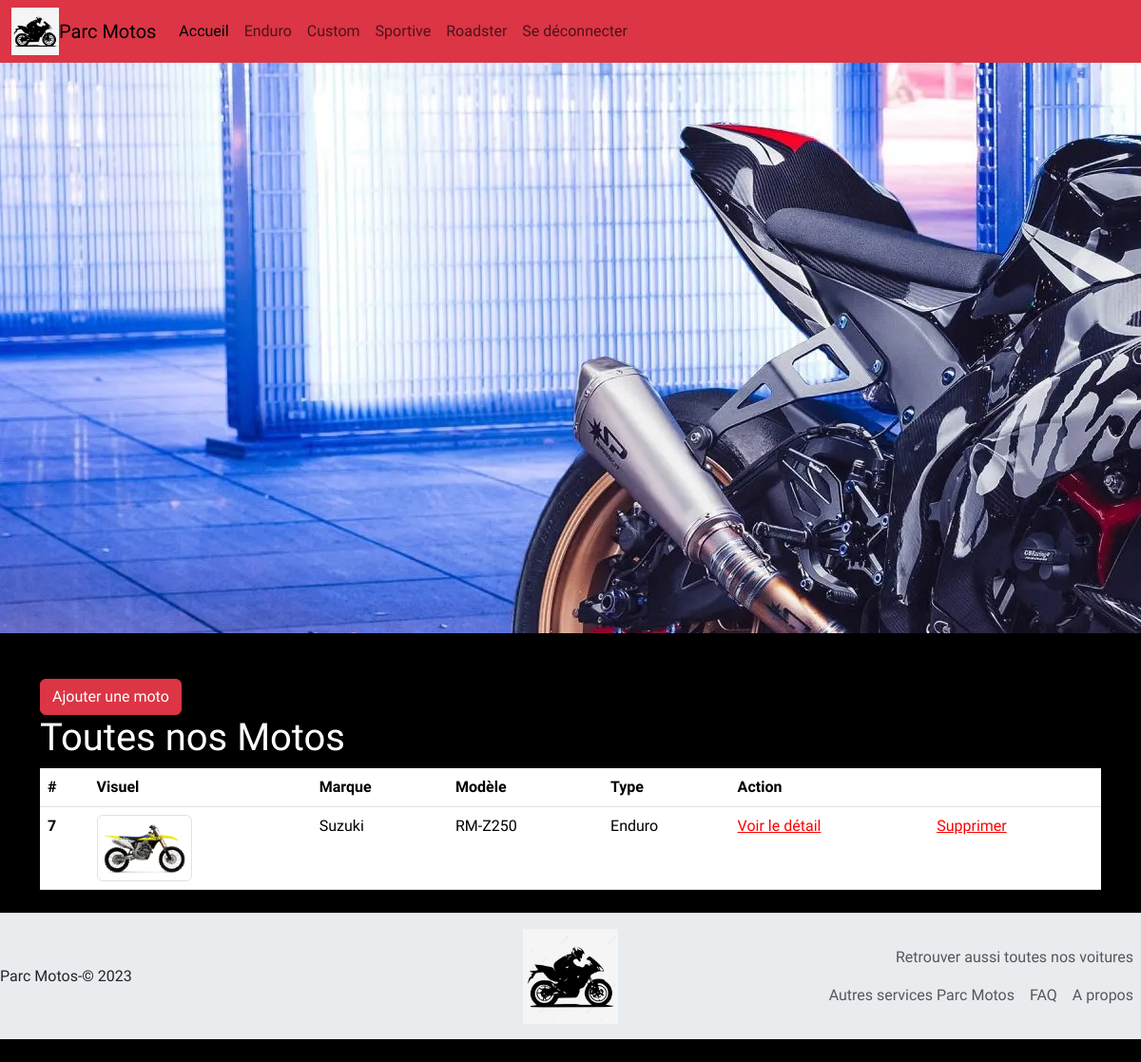
The page /parc_motos/index.php?controller=moto&action=sortBy&type=Enduro (signed in) on the database its author committed.
### tables this page shows
CREATE TABLE IF NOT EXISTS `motos` (
  `id` int NOT NULL AUTO_INCREMENT,
  `model` varchar(250) NOT NULL,
  `type` varchar(250) NOT NULL,
  `picture` varchar(255) DEFAULT NULL,
  `mark` varchar(250) NOT NULL,
  PRIMARY KEY (`id`)
);

### parc_motos/Controller/MotoController.php (called while the page is built, shortened)
<?php
class MotoController
{
    private $motoManager;
    public function __construct()
    {
        $this->motoManager = new MotoManager();
    }
    public function sortBy($type)
    {
        $allMotos = $this->motoManager->sortBy($type);
        require "View/motos/list.php";
    }
}
?>

### parc_motos/Model/Manager/DbManager.php (called while the page is built, shortened)
<?php
abstract class DbManager
{
    private $host = 'localhost';
    private $dbName = 'exam_mvc';
    private $user = 'root';
    private $password = '';
    public function __construct()
    {
        $this->bdd = new \PDO('mysql:host=' . $this->host . ';dbname=' . $this->dbName . ';charset=utf8',
            $this->user,
            $this->password);
    }
}
?>

### parc_motos/Model/Manager/MotoManager.php (called while the page is built, shortened)
<?php
class MotoManager extends DbManager
{
    public function sortBy($type)
    {
        $query = $this->bdd->prepare("SELECT * FROM motos WHERE type = :type ORDER BY model");
        $query->execute(['type' => $type]);
        $resultsArray = $query->fetchAll();
        $objectArray = [];
        foreach ($resultsArray as $result) {
            $objectArray[] = new Moto(
                $result["id"], $result["model"], $result["type"],
                $result["picture"], $result["mark"]);
        }
        return $objectArray;
    }
}
?>

### parc_motos/Model/Moto.php (called while the page is built, shortened)
<?php
class Moto
{
    private $id;
    private $model;
    private $type;
    private $picture;
    private $mark;
    public function __construct($id, $model, $type, $picture, $mark)
    {
        $this->id = $id;
        $this->model = $model;
        $this->type = $type;
        $this->picture = $picture;
        $this->mark = $mark;
    }
    public function getId()
    {
        return $this->id;
    }
    public function getModel()
    {
        return htmlentities($this->model);
    }
    public function getType()
    {
        return $this->type;
    }
    public function getPicture()
    {
        return $this->picture;
    }
    public function getMark()
    {
        return htmlentities($this->mark);
    }
}
?>

### parc_motos/View/motos/list.php (the view, shortened to what this page needs)
<!DOCTYPE html>
<html lang="fr">
<head>
    <?php
    include 'View/parts/styles.php';
    include 'View/parts/navbar.php';
    include 'View/parts/header.php';
    ?>
</head>
<body>
    <div class="container">
        <a class="btn btn-danger mt-5" href="index.php?controller=moto&action=add">Ajouter une moto</a>
        <?php
        if (count($allMotos) == 0) {
            echo ('<h1 class="text-center text-danger">
                Il n\'y a pas de motos dans la base de données</h1>');
        } else {
            ?>
            <h1>Toutes nos Motos</h1>
            <table class="table">
                <thead>
                    <tr>
                        <th scope="col">#</th>
                        <th scope="col">Visuel</th>
                        <th scope="col">Marque</th>
                        <th scope="col">Modèle</th>
                        <th scope="col">Type</th>
                        <th scope="col">Action</th>
                        <th scope="col"></th>
                    </tr>
                </thead>
                <tbody>
                    <?php
                    foreach ($allMotos as $moto) {
                        echo ('<tr>
                        <th scope="row">' . $moto->getId() . '</th>');
                        if (!is_null($moto->getPicture())) {
                            echo ('<td><img class="img img-thumbnail" style="max-width:100px;"
                            src="Public/uploads/' . $moto->getPicture() . '"></td>');
                        } else {
                            echo ('<td><img class="img img-thumbnail" style="max-width:100px;" src="Public/images/no-picture.jpg"></td>');
                        }
                        echo ('<td>' . $moto->getMark() . '</td>
                    <td>' . $moto->getModel() . '</td>
                    <td>' . $moto->getType() . '</td>
                    <td><a href="index.php?controller=moto&action=detail&id=' . $moto->getId() . '">Voir le détail</a></td>
                    <td><a href="index.php?controller=moto&action=delete&id=' . $moto->getId() . '">Supprimer</a></td></tr>');
                    }
                    ?>
                </tbody>
            </table>
            <?php
        }
        ?>
    </div>
    <?php
    include 'View/parts/footer.php';
    ?>
</body>
</html>

### parc_motos/Public/css/app.css (style rules this page uses)
* { font-family: 'Racing Sans One', sans-serif; }
body { background-color: black; }
h1, h2, h3, label { color: white; }
td a { color: red !important; }

### rows shown on the page
motos: id "7", picture (picture), mark "Suzuki", model "RM-Z250", type "Enduro"
